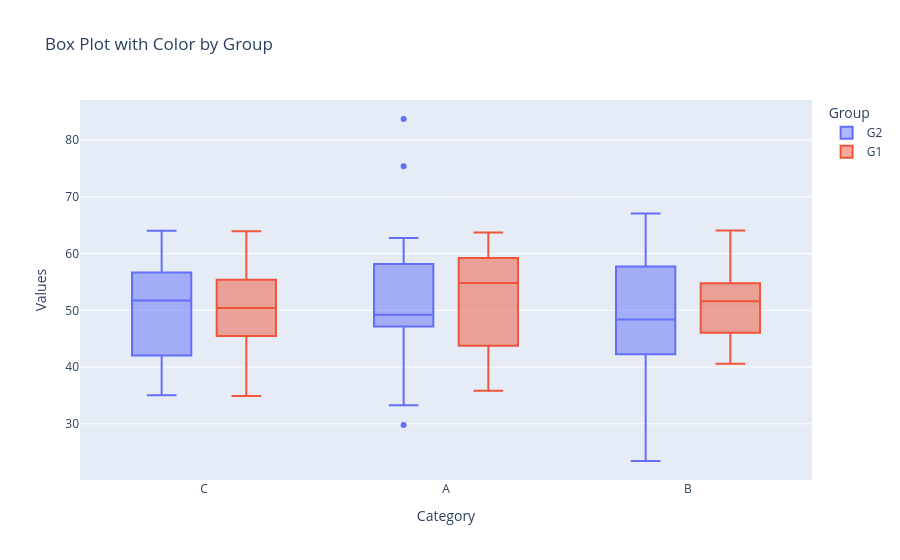

Notebook code for this chart:
### Code cell
import plotly.express as px
import numpy as np
import pandas as pd

# Sample data with categories
np.random.seed(42)
data = {
    'Category': np.random.choice(['A', 'B', 'C'], 100),  # Random categories
    'Values': np.random.randn(100) * 10 + 50,  # Random values
    'Group': np.random.choice(['G1', 'G2'], 100)  # Additional group for coloring
}

df = pd.DataFrame(data)

# Create a box plot with color differentiation
fig = px.box(df, x="Category", y="Values", color="Group", title="Box Plot with Color by Group")

# Show the plot

fig.show()

### Figure 1 — Plotly figure (JSON) as saved in the notebook; plotly's stock layout.template omitted (floating-point values rounded to 4 significant figures)
{"data": [{"alignmentgroup": "True", "hovertemplate": "Group=G2<br>Category=%{x}<br>Values=%{y}<extra></extra>", "legendgroup": "G2", "marker": {"color": "#636efa"}, "name": "G2", "notched": false, "offsetgroup": "G2", "orientation": "v", "showlegend": true, "type": "box", "x": ["C", "C", "C", "A", "B", "B", "A", "B", "B", "B", "A", "B", "B", "A", "C", "C", "C", "B", "C", "B", "C", "C", "A", "C", "C", "A", "A", "B", "B", "A", "A", "C", "C", "A", "C", "C", "B", "B", "B", "A", "B", "B", "B", "B", "B", "C", "B", "B", "A", "C", "B", "A", "C", "A", "C", "A"], "x0": " ", "xaxis": "x", "y": [55.82, 58.94, 57.55, 47.93, 61.0, 39.62, 49.24, 57.96, 64.95, 53.38, 83.72, 46.01, 49.39, 59.04, 50.19, 44.66, 35.05, 42.11, 57.44, 45.73, 55.01, 51.76, 46.91, 56.73, 47.43, 46.32, 62.74, 23.45, 47.11, 48.34, 29.78, 64.04, 49.81, 33.26, 39.27, 40.07, 50.04, 47.41, 44.25, 49.93, 38.5, 42.25, 57.73, 41.98, 63.84, 41.19, 50.77, 67.07, 50.09, 56.49, 55.36, 48.39, 41.14, 55.56, 55.26, 75.39], "y0": " ", "yaxis": "y"}, {"alignmentgroup": "True", "hovertemplate": "Group=G1<br>Category=%{x}<br>Values=%{y}<extra></extra>", "legendgroup": "G1", "marker": {"color": "#EF553B"}, "name": "G1", "notched": false, "offsetgroup": "G1", "orientation": "v", "showlegend": true, "type": "box", "x": ["A", "A", "C", "C", "C", "C", "C", "A", "C", "B", "A", "A", "A", "B", "B", "C", "C", "A", "C", "A", "B", "B", "B", "B", "B", "A", "B", "B", "B", "B", "C", "B", "C", "C", "A", "A", "B", "A", "A", "A", "A", "A", "A", "A"], "x0": " ", "xaxis": "x", "y": [58.88, 43.77, 34.92, 48.22, 45.9, 61.8, 41.02, 58.35, 52.97, 59.73, 40.8, 35.81, 60.42, 47.88, 61.58, 52.57, 53.15, 63.72, 47.08, 53.46, 46.04, 54.53, 52.15, 40.57, 51.02, 45.67, 43.41, 54.78, 45.79, 53.4, 57.67, 64.05, 63.92, 45.07, 59.23, 58.74, 46.34, 37.77, 40.85, 56.21, 46.12, 46.43, 60.44, 63.64], "y0": " ", "yaxis": "y"}], "layout": {"boxmode": "group", "legend": {"title": {"text": "Group"}, "tracegroupgap": 0}, "title": {"text": "Box Plot with Color by Group"}, "xaxis": {"anchor": "y", "domain": [0, 1], "title": {"text": "Category"}}, "yaxis": {"anchor": "x", "domain": [0, 1], "title": {"text": "Values"}}}}
